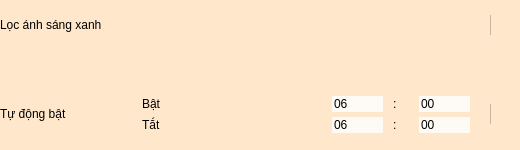
             <widget class="QWidget" name="widget_47" native="true">
              <property name="sizePolicy">
               <sizepolicy hsizetype="Fixed" vsizetype="Fixed">
                <horstretch>0</horstretch>
                <verstretch>0</verstretch>
               </sizepolicy>
              </property>
              <property name="minimumSize">
               <size>
                <width>520</width>
                <height>150</height>
               </size>
              </property>
              <property name="maximumSize">
               <size>
                <width>520</width>
                <height>150</height>
               </size>
              </property>
              <property name="styleSheet">
               <string notr="true">background-color: rgb(255, 231, 204);</string>
              </property>
              <layout class="QVBoxLayout" name="verticalLayout_15">
               <property name="spacing">
                <number>15</number>
               </property>
               <property name="leftMargin">
                <number>0</number>
               </property>
               <property name="topMargin">
                <number>0</number>
               </property>
               <property name="rightMargin">
                <number>0</number>
               </property>
               <property name="bottomMargin">
                <number>0</number>
               </property>
               <item>
                <widget class="QWidget" name="widget_16" native="true">
                 <property name="minimumSize">
                  <size>
                   <width>520</width>
                   <height>50</height>
                  </size>
                 </property>
                 <property name="maximumSize">
                  <size>
                   <width>520</width>
                   <height>50</height>
                  </size>
                 </property>
                 <layout class="QGridLayout" name="gridLayout_51">
                  <property name="leftMargin">
                   <number>0</number>
                  </property>
                  <property name="topMargin">
                   <number>0</number>
                  </property>
                  <property name="rightMargin">
                   <number>0</number>
                  </property>
                  <property name="bottomMargin">
                   <number>0</number>
                  </property>
                  <property name="spacing">
                   <number>0</number>
                  </property>
                  <item row="0" column="0">
                   <widget class="QLabel" name="label_85">
                    <property name="minimumSize">
                     <size>
                      <width>0</width>
                      <height>50</height>
                     </size>
                    </property>
                    <property name="maximumSize">
                     <size>
                      <width>16777215</width>
                      <height>50</height>
                     </size>
                    </property>
                    <property name="styleSheet">
                     <string notr="true">font: 20pt &quot;MS Shell Dlg 2&quot;;border:0px;</string>
                    </property>
                    <property name="text">
                     <string>Lọc ánh sáng xanh</string>
                    </property>
                   </widget>
                  </item>
                  <item row="0" column="1">
                   <widget class="QCheckBox" name="checkBox_24">
                    <property name="minimumSize">
                     <size>
                      <width>30</width>
                      <height>20</height>
                     </size>
                    </property>
                    <property name="maximumSize">
                     <size>
                      <width>30</width>
                      <height>20</height>
                     </size>
                    </property>
                    <property name="styleSheet">
                     <string notr="true">QCheckBox::indicator {
     width: 40px;
     height: 40px;
 }
</string>
                    </property>
                    <property name="text">
                     <string/>
                    </property>
                   </widget>
                  </item>
                 </layout>
                </widget>
               </item>
               <item>
                <widget class="QWidget" name="widget_52" native="true">
                 <property name="minimumSize">
                  <size>
                   <width>520</width>
                   <height>100</height>
                  </size>
                 </property>
                 <property name="maximumSize">
                  <size>
                   <width>520</width>
                   <height>100</height>
                  </size>
                 </property>
                 <layout class="QGridLayout" name="gridLayout_58">
                  <property name="leftMargin">
                   <number>0</number>
                  </property>
                  <property name="topMargin">
                   <number>0</number>
                  </property>
                  <property name="rightMargin">
                   <number>0</number>
                  </property>
                  <property name="bottomMargin">
                   <number>0</number>
                  </property>
                  <property name="horizontalSpacing">
                   <number>10</number>
                  </property>
                  <property name="verticalSpacing">
                   <number>0</number>
                  </property>
                  <item row="0" column="3">
                   <widget class="QWidget" name="widget_53" native="true">
                    <property name="minimumSize">
                     <size>
                      <width>0</width>
                      <height>0</height>
                     </size>
                    </property>
                    <property name="maximumSize">
                     <size>
                      <width>16777215</width>
                      <height>16777215</height>
                     </size>
                    </property>
                    <layout class="QGridLayout" name="gridLayout_59">
                     <property name="leftMargin">
                      <number>10</number>
                     </property>
                     <property name="topMargin">
                      <number>10</number>
                     </property>
                     <property name="rightMargin">
                      <number>10</number>
                     </property>
                     <property name="bottomMargin">
                      <number>10</number>
                     </property>
                     <property name="spacing">
                      <number>5</number>
                     </property>
                     <item row="0" column="2">
                      <layout class="QHBoxLayout" name="workLayout_46">
                       <property name="spacing">
                        <number>10</number>
                       </property>
                       <property name="sizeConstraint">
                        <enum>QLayout::SetMaximumSize</enum>
                       </property>
                       <property name="topMargin">
                        <number>0</number>
                       </property>
                       <item>
                        <widget class="QLineEdit" name="wakehInput_56">
                         <property name="maximumSize">
                          <size>
                           <width>51</width>
                           <height>43</height>
                          </size>
                         </property>
                         <property name="contextMenuPolicy">
                          <enum>Qt::DefaultContextMenu</enum>
                         </property>
                         <property name="styleSheet">
                          <string notr="true">font: 18pt &quot;MS Shell Dlg 2&quot;;
background-color: rgb(254, 251, 246);
border:0px;</string>
                         </property>
                         <property name="inputMethodHints">
                          <set>Qt::ImhPreferNumbers</set>
                         </property>
                         <property name="text">
                          <string>06</string>
                         </property>
                         <property name="maxLength">
                          <number>2</number>
                         </property>
                        </widget>
                       </item>
                       <item>
                        <widget class="QLabel" name="space_77">
                         <property name="maximumSize">
                          <size>
                           <width>16</width>
                           <height>43</height>
                          </size>
                         </property>
                         <property name="styleSheet">
                          <string notr="true">font: 18pt &quot;MS Shell Dlg 2&quot;;border:0px;</string>
                         </property>
                         <property name="inputMethodHints">
                          <set>Qt::ImhNone</set>
                         </property>
                         <property name="text">
                          <string>:</string>
                         </property>
                        </widget>
                       </item>
                       <item>
                        <widget class="QLineEdit" name="wakemInput_76">
                         <property name="sizePolicy">
                          <sizepolicy hsizetype="Expanding" vsizetype="Fixed">
                           <horstretch>0</horstretch>
                           <verstretch>0</verstretch>
                          </sizepolicy>
                         </property>
                         <property name="maximumSize">
                          <size>
                           <width>51</width>
                           <height>43</height>
                          </size>
                         </property>
                         <property name="styleSheet">
                          <string notr="true">font: 18pt &quot;MS Shell Dlg 2&quot;;
background-color: rgb(254, 251, 246);
border:0px;</string>
                         </property>
                         <property name="inputMethodHints">
                          <set>Qt::ImhPreferNumbers</set>
                         </property>
                         <property name="text">
                          <string>00</string>
                         </property>
                         <property name="maxLength">
                          <number>2</number>
                         </property>
                        </widget>
                       </item>
                      </layout>
                     </item>
                     <item row="1" column="1">
                      <widget class="QLabel" name="label_68">
                       <property name="styleSheet">
                        <string notr="true">font: 18pt &quot;MS Shell Dlg 2&quot;;border:0px;</string>
                       </property>
                       <property name="text">
                        <string>Tắt</string>
                       </property>
                      </widget>
                     </item>
                     <item row="1" column="2">
                      <layout class="QHBoxLayout" name="workLayout_47">
                       <property name="spacing">
                        <number>10</number>
                       </property>
                       <property name="sizeConstraint">
                        <enum>QLayout::SetMaximumSize</enum>
                       </property>
                       <property name="topMargin">
                        <number>0</number>
                       </property>
                       <item>
                        <widget class="QLineEdit" name="wakehInput_57">
                         <property name="maximumSize">
                          <size>
                           <width>51</width>
                           <height>43</height>
                          </size>
                         </property>
                         <property name="contextMenuPolicy">
                          <enum>Qt::DefaultContextMenu</enum>
                         </property>
                         <property name="styleSheet">
                          <string notr="true">font: 18pt &quot;MS Shell Dlg 2&quot;;
background-color: rgb(254, 251, 246);
border:0px;</string>
                         </property>
                         <property name="inputMethodHints">
                          <set>Qt::ImhPreferNumbers</set>
                         </property>
                         <property name="text">
                          <string>06</string>
                         </property>
                         <property name="maxLength">
                          <number>2</number>
                         </property>
                        </widget>
                       </item>
                       <item>
                        <widget class="QLabel" name="space_78">
                         <property name="maximumSize">
                          <size>
                           <width>16</width>
                           <height>43</height>
                          </size>
                         </property>
                         <property name="styleSheet">
                          <string notr="true">font: 18pt &quot;MS Shell Dlg 2&quot;;border:0px;</string>
                         </property>
                         <property name="inputMethodHints">
                          <set>Qt::ImhNone</set>
                         </property>
                         <property name="text">
                          <string>:</string>
                         </property>
                        </widget>
                       </item>
                       <item>
                        <widget class="QLineEdit" name="wakemInput_77">
                         <property name="sizePolicy">
                          <sizepolicy hsizetype="Expanding" vsizetype="Fixed">
                           <horstretch>0</horstretch>
                           <verstretch>0</verstretch>
                          </sizepolicy>
                         </property>
                         <property name="maximumSize">
                          <size>
                           <width>51</width>
                           <height>43</height>
                          </size>
                         </property>
                         <property name="styleSheet">
                          <string notr="true">font: 18pt &quot;MS Shell Dlg 2&quot;;
background-color: rgb(254, 251, 246);
border:0px;</string>
                         </property>
                         <property name="inputMethodHints">
                          <set>Qt::ImhPreferNumbers</set>
                         </property>
                         <property name="text">
                          <string>00</string>
                         </property>
                         <property name="maxLength">
                          <number>2</number>
                         </property>
                        </widget>
                       </item>
                      </layout>
                     </item>
                     <item row="0" column="1">
                      <widget class="QLabel" name="label_92">
                       <property name="styleSheet">
                        <string notr="true">font: 18pt &quot;MS Shell Dlg 2&quot;;border:0px;</string>
                       </property>
                       <property name="text">
                        <string>Bật</string>
                       </property>
                      </widget>
                     </item>
                    </layout>
                   </widget>
                  </item>
                  <item row="0" column="1">
                   <widget class="QLabel" name="label_86">
                    <property name="maximumSize">
                     <size>
                      <width>16777215</width>
                      <height>30</height>
                     </size>
                    </property>
                    <property name="styleSheet">
                     <string notr="true">font: 20pt &quot;MS Shell Dlg 2&quot;;border:0px;</string>
                    </property>
                    <property name="text">
                     <string>Tự động bật</string>
                    </property>
                   </widget>
                  </item>
                  <item row="0" column="4">
                   <widget class="QCheckBox" name="checkBox_25">
                    <property name="minimumSize">
                     <size>
                      <width>30</width>
                      <height>20</height>
                     </size>
                    </property>
                    <property name="maximumSize">
                     <size>
                      <width>30</width>
                      <height>20</height>
                     </size>
                    </property>
                    <property name="styleSheet">
                     <string notr="true">QCheckBox::indicator {
     width: 40px;
     height: 40px;
 }
</string>
                    </property>
                    <property name="text">
                     <string/>
                    </property>
                   </widget>
                  </item>
                  <item row="0" column="2">
                   <spacer name="horizontalSpacer_7">
                    <property name="orientation">
                     <enum>Qt::Horizontal</enum>
                    </property>
                    <property name="sizeType">
                     <enum>QSizePolicy::Fixed</enum>
                    </property>
                    <property name="sizeHint" stdset="0">
                     <size>
                      <width>55</width>
                      <height>20</height>
                     </size>
                    </property>
                   </spacer>
                  </item>
                 </layout>
                </widget>
               </item>
              </layout>
             </widget>
